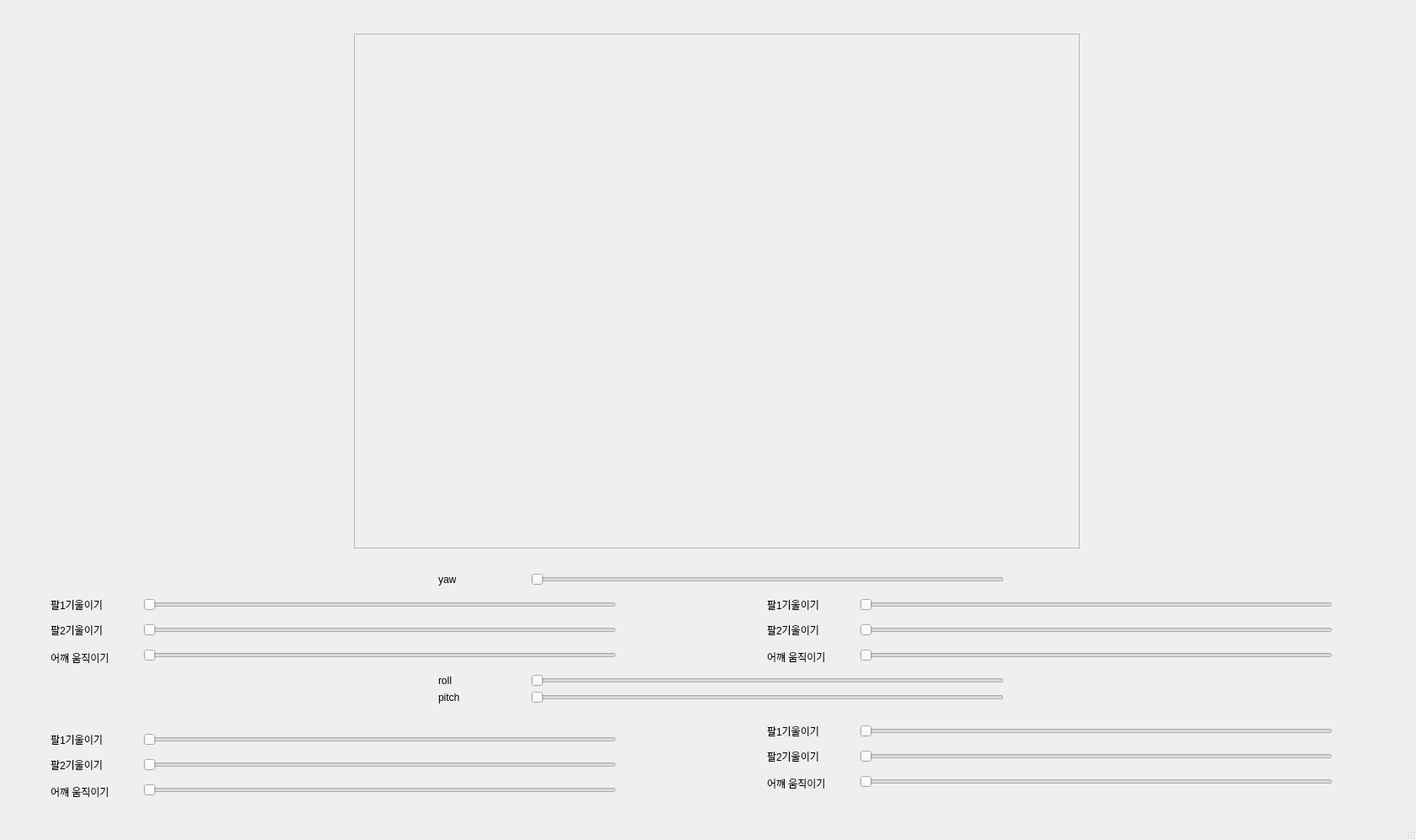
<?xml version="1.0" encoding="UTF-8"?>
<ui version="4.0">
 <class>MainWindow</class>
 <widget class="QMainWindow" name="MainWindow">
  <property name="geometry">
   <rect>
    <x>0</x>
    <y>0</y>
    <width>1680</width>
    <height>997</height>
   </rect>
  </property>
  <property name="windowTitle">
   <string>MainWindow</string>
  </property>
  <widget class="QWidget" name="centralwidget">
   <widget class="QFrame" name="frame_gl">
    <property name="geometry">
     <rect>
      <x>420</x>
      <y>40</y>
      <width>861</width>
      <height>611</height>
     </rect>
    </property>
    <property name="frameShape">
     <enum>QFrame::StyledPanel</enum>
    </property>
    <property name="frameShadow">
     <enum>QFrame::Raised</enum>
    </property>
   </widget>
   <widget class="QSlider" name="X11">
    <property name="geometry">
     <rect>
      <x>630</x>
      <y>680</y>
      <width>561</width>
      <height>16</height>
     </rect>
    </property>
    <property name="orientation">
     <enum>Qt::Horizontal</enum>
    </property>
   </widget>
   <widget class="QLabel" name="label">
    <property name="geometry">
     <rect>
      <x>520</x>
      <y>680</y>
      <width>68</width>
      <height>15</height>
     </rect>
    </property>
    <property name="text">
     <string>yaw</string>
    </property>
   </widget>
   <widget class="QLabel" name="label_2">
    <property name="geometry">
     <rect>
      <x>60</x>
      <y>710</y>
      <width>68</width>
      <height>15</height>
     </rect>
    </property>
    <property name="text">
     <string>팔1기울이기</string>
    </property>
   </widget>
   <widget class="QSlider" name="X12">
    <property name="geometry">
     <rect>
      <x>170</x>
      <y>710</y>
      <width>561</width>
      <height>16</height>
     </rect>
    </property>
    <property name="orientation">
     <enum>Qt::Horizontal</enum>
    </property>
   </widget>
   <widget class="QLabel" name="label_3">
    <property name="geometry">
     <rect>
      <x>60</x>
      <y>740</y>
      <width>68</width>
      <height>15</height>
     </rect>
    </property>
    <property name="text">
     <string>팔2기울이기</string>
    </property>
   </widget>
   <widget class="QSlider" name="X13">
    <property name="geometry">
     <rect>
      <x>170</x>
      <y>740</y>
      <width>561</width>
      <height>16</height>
     </rect>
    </property>
    <property name="orientation">
     <enum>Qt::Horizontal</enum>
    </property>
   </widget>
   <widget class="QLabel" name="label_4">
    <property name="geometry">
     <rect>
      <x>60</x>
      <y>770</y>
      <width>81</width>
      <height>21</height>
     </rect>
    </property>
    <property name="text">
     <string>어꺠 움직이기</string>
    </property>
   </widget>
   <widget class="QSlider" name="X14">
    <property name="geometry">
     <rect>
      <x>170</x>
      <y>770</y>
      <width>561</width>
      <height>16</height>
     </rect>
    </property>
    <property name="orientation">
     <enum>Qt::Horizontal</enum>
    </property>
   </widget>
   <widget class="QLabel" name="label_5">
    <property name="geometry">
     <rect>
      <x>910</x>
      <y>710</y>
      <width>68</width>
      <height>15</height>
     </rect>
    </property>
    <property name="text">
     <string>팔1기울이기</string>
    </property>
   </widget>
   <widget class="QSlider" name="X23">
    <property name="geometry">
     <rect>
      <x>1020</x>
      <y>740</y>
      <width>561</width>
      <height>16</height>
     </rect>
    </property>
    <property name="orientation">
     <enum>Qt::Horizontal</enum>
    </property>
   </widget>
   <widget class="QLabel" name="label_7">
    <property name="geometry">
     <rect>
      <x>910</x>
      <y>740</y>
      <width>68</width>
      <height>15</height>
     </rect>
    </property>
    <property name="text">
     <string>팔2기울이기</string>
    </property>
   </widget>
   <widget class="QSlider" name="X24">
    <property name="geometry">
     <rect>
      <x>1020</x>
      <y>770</y>
      <width>561</width>
      <height>16</height>
     </rect>
    </property>
    <property name="orientation">
     <enum>Qt::Horizontal</enum>
    </property>
   </widget>
   <widget class="QSlider" name="X22">
    <property name="geometry">
     <rect>
      <x>1020</x>
      <y>710</y>
      <width>561</width>
      <height>16</height>
     </rect>
    </property>
    <property name="orientation">
     <enum>Qt::Horizontal</enum>
    </property>
   </widget>
   <widget class="QLabel" name="label_8">
    <property name="geometry">
     <rect>
      <x>910</x>
      <y>770</y>
      <width>71</width>
      <height>20</height>
     </rect>
    </property>
    <property name="text">
     <string>어꺠 움직이기</string>
    </property>
   </widget>
   <widget class="QLabel" name="label_9">
    <property name="geometry">
     <rect>
      <x>60</x>
      <y>870</y>
      <width>68</width>
      <height>15</height>
     </rect>
    </property>
    <property name="text">
     <string>팔1기울이기</string>
    </property>
   </widget>
   <widget class="QSlider" name="X33">
    <property name="geometry">
     <rect>
      <x>170</x>
      <y>900</y>
      <width>561</width>
      <height>16</height>
     </rect>
    </property>
    <property name="orientation">
     <enum>Qt::Horizontal</enum>
    </property>
   </widget>
   <widget class="QLabel" name="label_11">
    <property name="geometry">
     <rect>
      <x>60</x>
      <y>900</y>
      <width>68</width>
      <height>15</height>
     </rect>
    </property>
    <property name="text">
     <string>팔2기울이기</string>
    </property>
   </widget>
   <widget class="QSlider" name="X34">
    <property name="geometry">
     <rect>
      <x>170</x>
      <y>930</y>
      <width>561</width>
      <height>16</height>
     </rect>
    </property>
    <property name="orientation">
     <enum>Qt::Horizontal</enum>
    </property>
   </widget>
   <widget class="QSlider" name="X32">
    <property name="geometry">
     <rect>
      <x>170</x>
      <y>870</y>
      <width>561</width>
      <height>16</height>
     </rect>
    </property>
    <property name="orientation">
     <enum>Qt::Horizontal</enum>
    </property>
   </widget>
   <widget class="QLabel" name="label_12">
    <property name="geometry">
     <rect>
      <x>60</x>
      <y>930</y>
      <width>71</width>
      <height>20</height>
     </rect>
    </property>
    <property name="text">
     <string>어꺠 움직이기</string>
    </property>
   </widget>
   <widget class="QLabel" name="label_13">
    <property name="geometry">
     <rect>
      <x>910</x>
      <y>860</y>
      <width>68</width>
      <height>15</height>
     </rect>
    </property>
    <property name="text">
     <string>팔1기울이기</string>
    </property>
   </widget>
   <widget class="QSlider" name="X43">
    <property name="geometry">
     <rect>
      <x>1020</x>
      <y>890</y>
      <width>561</width>
      <height>16</height>
     </rect>
    </property>
    <property name="orientation">
     <enum>Qt::Horizontal</enum>
    </property>
   </widget>
   <widget class="QLabel" name="label_15">
    <property name="geometry">
     <rect>
      <x>910</x>
      <y>890</y>
      <width>68</width>
      <height>15</height>
     </rect>
    </property>
    <property name="text">
     <string>팔2기울이기</string>
    </property>
   </widget>
   <widget class="QSlider" name="X44">
    <property name="geometry">
     <rect>
      <x>1020</x>
      <y>920</y>
      <width>561</width>
      <height>16</height>
     </rect>
    </property>
    <property name="orientation">
     <enum>Qt::Horizontal</enum>
    </property>
   </widget>
   <widget class="QSlider" name="X42">
    <property name="geometry">
     <rect>
      <x>1020</x>
      <y>860</y>
      <width>561</width>
      <height>16</height>
     </rect>
    </property>
    <property name="orientation">
     <enum>Qt::Horizontal</enum>
    </property>
   </widget>
   <widget class="QLabel" name="label_16">
    <property name="geometry">
     <rect>
      <x>910</x>
      <y>920</y>
      <width>71</width>
      <height>20</height>
     </rect>
    </property>
    <property name="text">
     <string>어꺠 움직이기</string>
    </property>
   </widget>
   <widget class="QLabel" name="label_6">
    <property name="geometry">
     <rect>
      <x>520</x>
      <y>800</y>
      <width>68</width>
      <height>15</height>
     </rect>
    </property>
    <property name="text">
     <string>roll</string>
    </property>
   </widget>
   <widget class="QSlider" name="X11_2">
    <property name="geometry">
     <rect>
      <x>630</x>
      <y>800</y>
      <width>561</width>
      <height>16</height>
     </rect>
    </property>
    <property name="orientation">
     <enum>Qt::Horizontal</enum>
    </property>
   </widget>
   <widget class="QLabel" name="label_10">
    <property name="geometry">
     <rect>
      <x>520</x>
      <y>820</y>
      <width>68</width>
      <height>15</height>
     </rect>
    </property>
    <property name="text">
     <string>pitch</string>
    </property>
   </widget>
   <widget class="QSlider" name="X11_3">
    <property name="geometry">
     <rect>
      <x>630</x>
      <y>820</y>
      <width>561</width>
      <height>16</height>
     </rect>
    </property>
    <property name="orientation">
     <enum>Qt::Horizontal</enum>
    </property>
   </widget>
  </widget>
  <widget class="QMenuBar" name="menubar">
   <property name="geometry">
    <rect>
     <x>0</x>
     <y>0</y>
     <width>1680</width>
     <height>24</height>
    </rect>
   </property>
  </widget>
  <widget class="QStatusBar" name="statusbar"/>
 </widget>
 <resources/>
 <connections/>
</ui>
